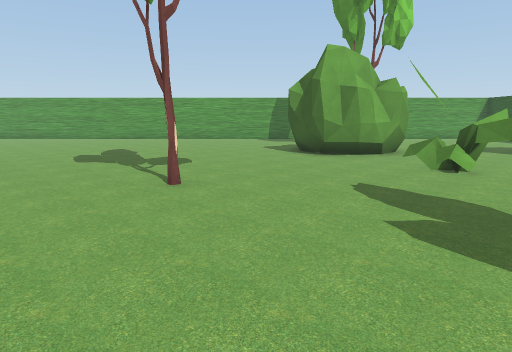
View 1 (above)

22 first-person views from a walk through a 3-D level made in the Unity game engine. The camera is 1.2 m above the floor, tilts 10° down and sees 75° across. The floor is counted in squares, 1 m on a side. Each view is taken from the middle of a square. On the plan, view 1 faces up. The plan holds only what a view shows up to about 14 squares ahead; the rest is blank. The place goes on beyond the plan. The player is left out.

View 2
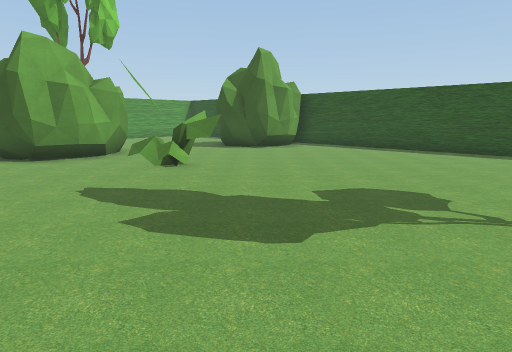

View 3
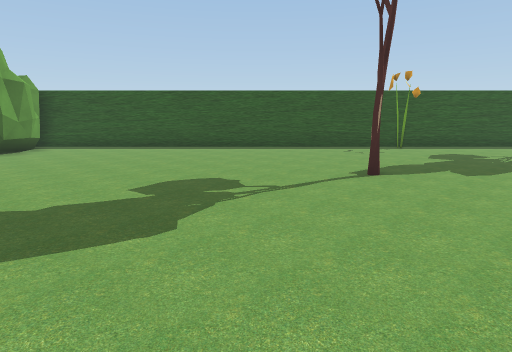

View 4
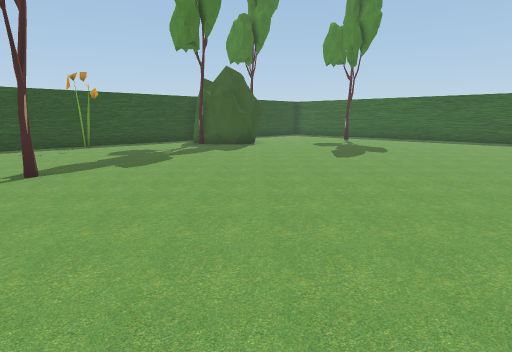

View 5
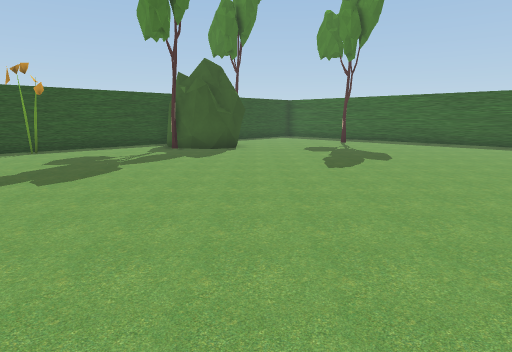

View 6
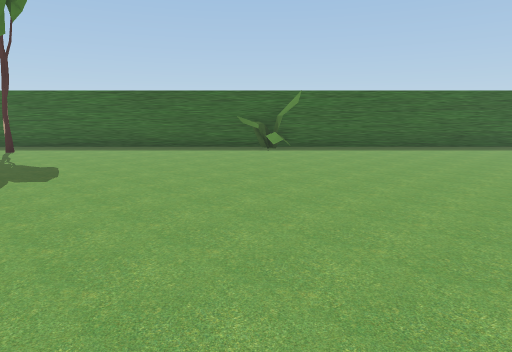

View 7
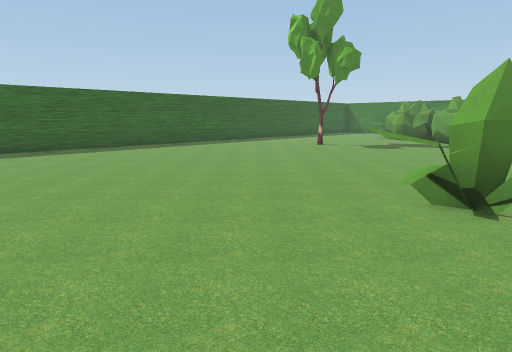

View 8
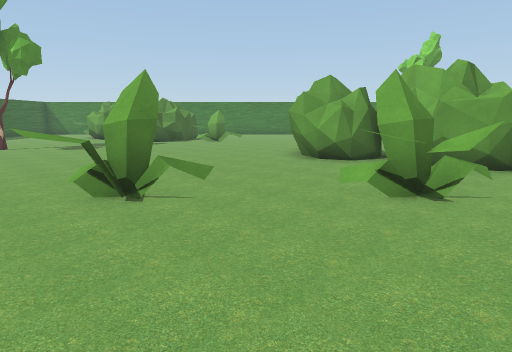

View 9
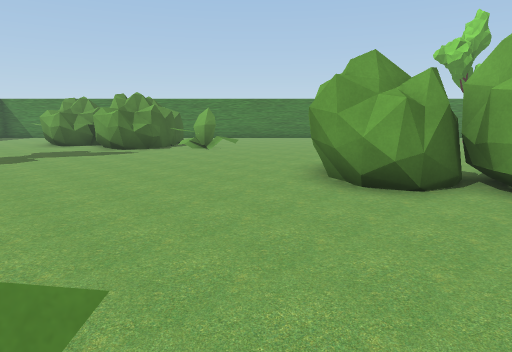

View 10
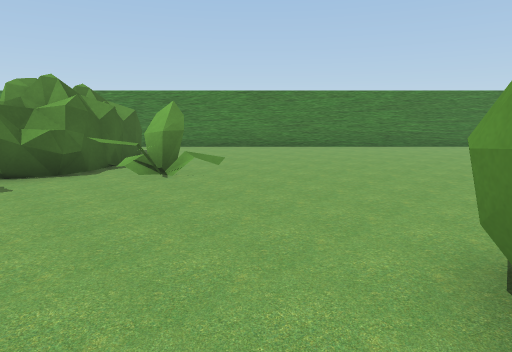

View 11
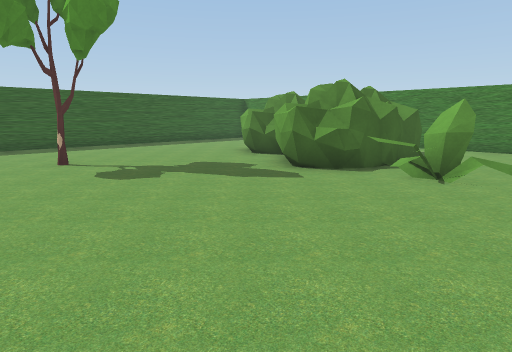

View 12
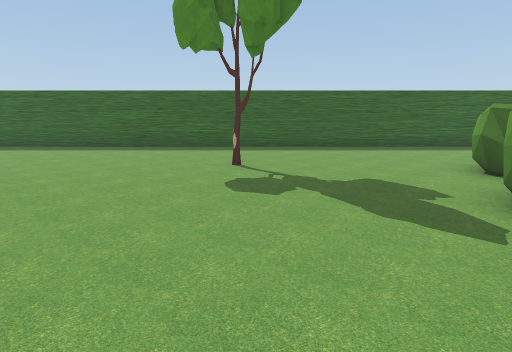

View 13
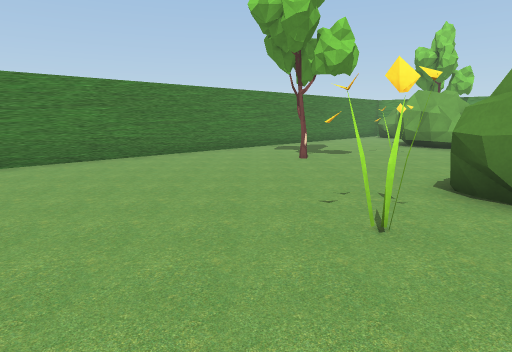

View 14
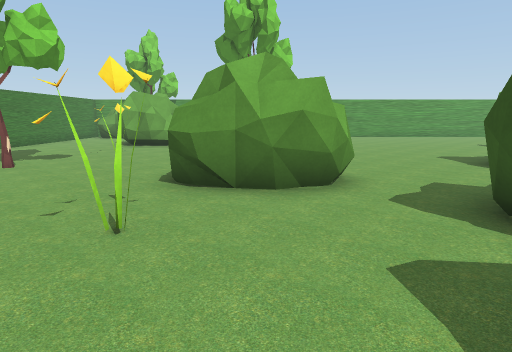

View 15
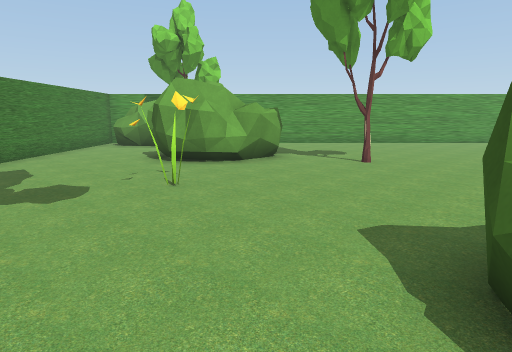

View 16
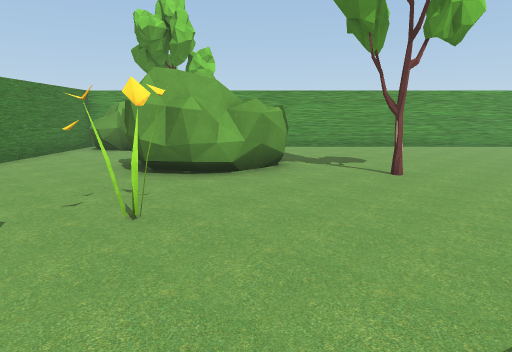

View 17
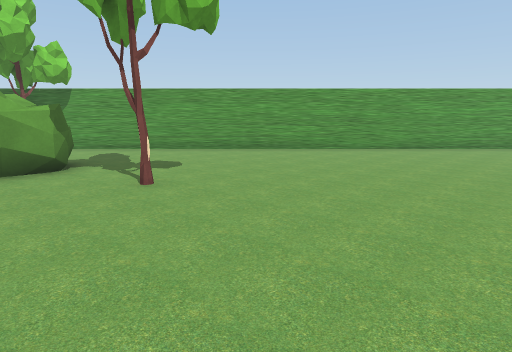

View 18
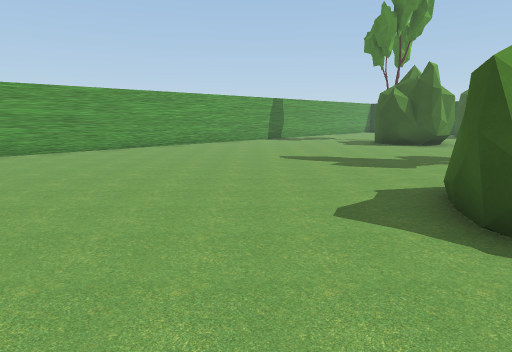

View 19
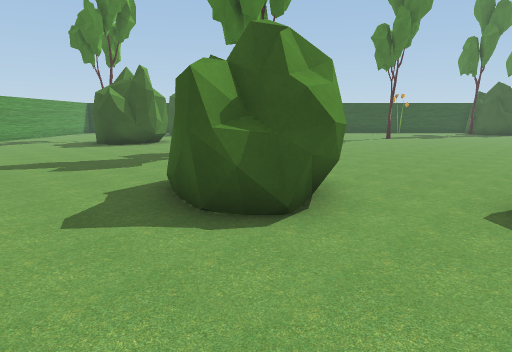

View 20
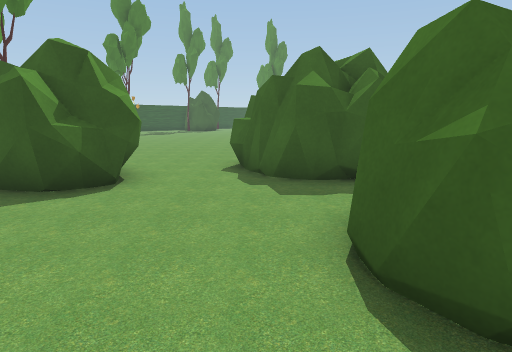

View 21
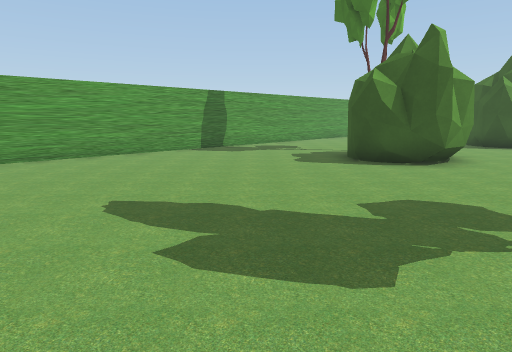

View 22
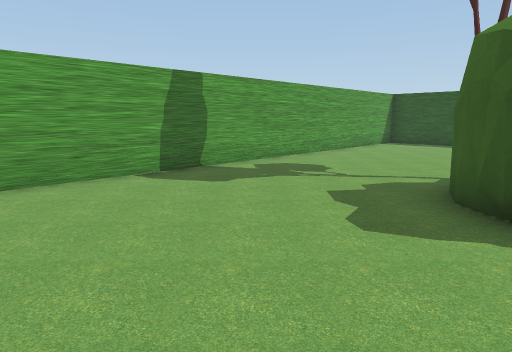

### Floor plan
Key: @ floor where view 1 was taken; # wall or solid block; . floor; T tree; B bush; P plant.
Columns run from 25 left of view 1 to 13 right of it. Each row starts with its distance up from view 1.
 19 ##  ################################
 18 #BB T ...............................
 17 #BBB  ................................
 16 #...  ................................#
 15 #...    ............................
 14 #...  BBB.......................   .
 13 #...BBBBB..................BBT    ..
 12 #...BBBB..T...............BBBBB  ..B
 11 #..........................BBBB...BB
 10  ...........................B.....BBBB#
  9  .................................BBBB#
  8 #............................PP.......#
  7 #...............BBB .........PP.......#
  6 #...T.....BB....BBB ...T..............#
  5 #.......BBBBB...BB   .................#
  4 #........BBBB.........................#
  3 #........BBB..BBB.....................#
  2 #............BBBBB....................#
  1 #............BBBBB....................#
  0 #............ BBB........@............#
 -1 #..........  BBB..PPP..........T......#
 -2 #...........BBBB..PPP.................#
 -3 #...........BBB.......................#
 -4 #.................................... #
 -5 #......P...........P.................##
 -6 #.....PPP.........PPP.................#
 -7 #..   .P...........P..................#
 -8 #   BBBB..............................#
 -9 #     BBB..........................TB.#
-10      BBB..........................BBB
-11     B B...........................BB
-12     BBB............................
-13     BBB....T......................
-14      ............................
-15      ............................
-16     ............................TT
-17    ....................P........T.
-18    ....................PP..........
-19   #################################

Positions as (right, up) in squares from view 1, and headings:
1: (0, 0), facing up
2: (0, 0), facing up-right
3: (-1, 1), facing right
4: (-2, 0), facing down-right
5: (-1, -2), facing down-right
6: (-1, -5), facing down
7: (-1, -5), facing down-left
8: (-1, -4), facing left
9: (-5, -4), facing left
10: (-11, -4), facing left
11: (-11, -4), facing down-left
12: (-14, -5), facing down
13: (-15, -2), facing up-left
14: (-15, -2), facing up
15: (-18, 3), facing up
16: (-18, 5), facing up
17: (-13, 6), facing up
18: (-13, 6), facing up-right
19: (-13, 6), facing right
20: (-15, 8), facing down-right
21: (-7, 8), facing up-right
22: (-3, 12), facing up-right
